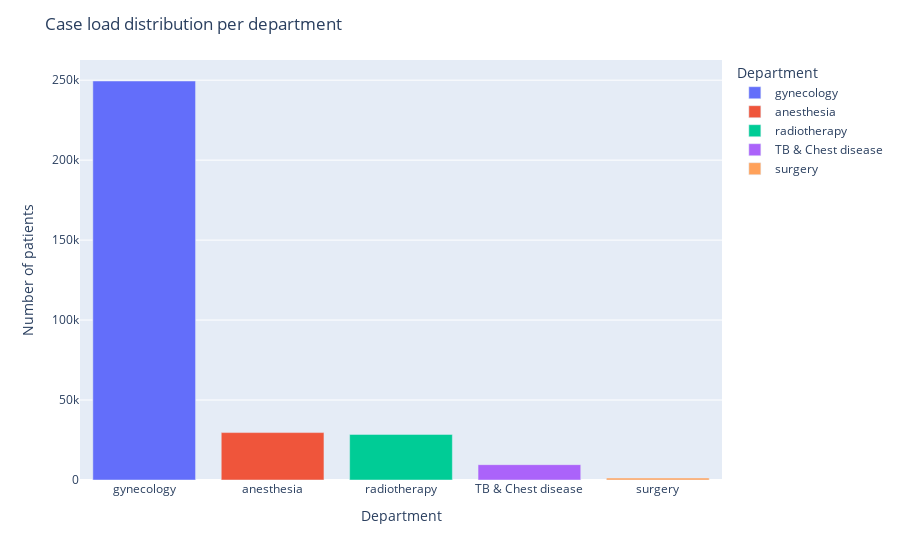

Write notebook code for a chart like this one.
### Code cell
fig4=px.bar(deptgrp, x='Department', y='Count', color='Department', labels={'Count': 'Number of patients'})
fig4.update_layout(title='Case load distribution per department')
fig4.show()

### Figure 1 — Plotly figure (JSON) as saved in the notebook; plotly's stock layout.template omitted (floating-point values rounded to 4 significant figures)
{"data": [{"alignmentgroup": "True", "hovertemplate": "Department=%{x}<br>Number of patients=%{y}<extra></extra>", "legendgroup": "gynecology", "marker": {"color": "#636efa"}, "name": "gynecology", "offsetgroup": "gynecology", "orientation": "v", "showlegend": true, "textposition": "auto", "type": "bar", "x": ["gynecology"], "xaxis": "x", "y": [249486], "yaxis": "y"}, {"alignmentgroup": "True", "hovertemplate": "Department=%{x}<br>Number of patients=%{y}<extra></extra>", "legendgroup": "anesthesia", "marker": {"color": "#EF553B"}, "name": "anesthesia", "offsetgroup": "anesthesia", "orientation": "v", "showlegend": true, "textposition": "auto", "type": "bar", "x": ["anesthesia"], "xaxis": "x", "y": [29649], "yaxis": "y"}, {"alignmentgroup": "True", "hovertemplate": "Department=%{x}<br>Number of patients=%{y}<extra></extra>", "legendgroup": "radiotherapy", "marker": {"color": "#00cc96"}, "name": "radiotherapy", "offsetgroup": "radiotherapy", "orientation": "v", "showlegend": true, "textposition": "auto", "type": "bar", "x": ["radiotherapy"], "xaxis": "x", "y": [28516], "yaxis": "y"}, {"alignmentgroup": "True", "hovertemplate": "Department=%{x}<br>Number of patients=%{y}<extra></extra>", "legendgroup": "TB & Chest disease", "marker": {"color": "#ab63fa"}, "name": "TB & Chest disease", "offsetgroup": "TB & Chest disease", "orientation": "v", "showlegend": true, "textposition": "auto", "type": "bar", "x": ["TB & Chest disease"], "xaxis": "x", "y": [9586], "yaxis": "y"}, {"alignmentgroup": "True", "hovertemplate": "Department=%{x}<br>Number of patients=%{y}<extra></extra>", "legendgroup": "surgery", "marker": {"color": "#FFA15A"}, "name": "surgery", "offsetgroup": "surgery", "orientation": "v", "showlegend": true, "textposition": "auto", "type": "bar", "x": ["surgery"], "xaxis": "x", "y": [1201], "yaxis": "y"}], "layout": {"barmode": "relative", "legend": {"title": {"text": "Department"}, "tracegroupgap": 0}, "margin": {"t": 60}, "title": {"text": "Case load distribution per department"}, "xaxis": {"anchor": "y", "categoryarray": ["gynecology", "anesthesia", "radiotherapy", "TB & Chest disease", "surgery"], "categoryorder": "array", "domain": [0, 1], "title": {"text": "Department"}}, "yaxis": {"anchor": "x", "domain": [0, 1], "title": {"text": "Number of patients"}}}}
